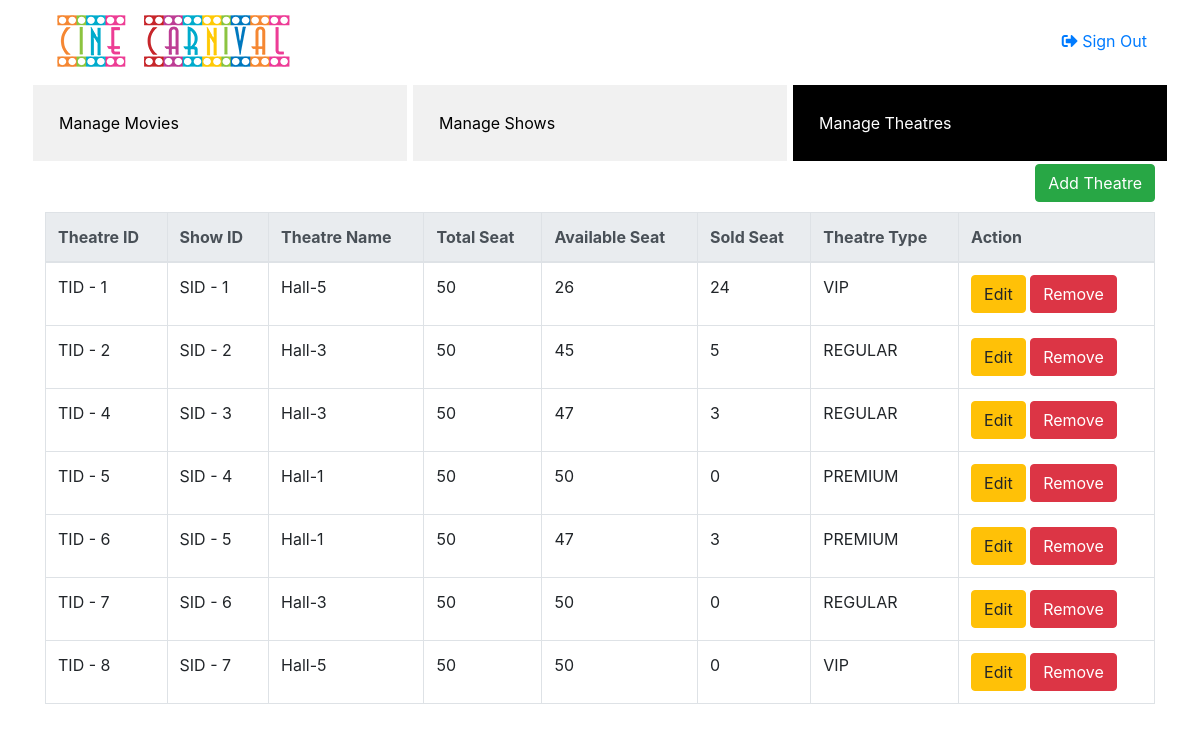
The app's page /PHP/Dash/theatre/index.php, older data.
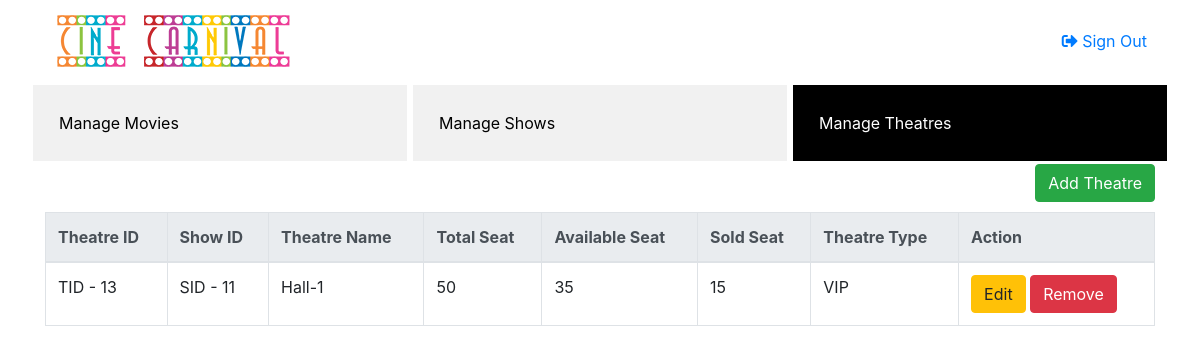
The same page, newer data.
### tables this page shows
CREATE TABLE `theatre` (
  `theatre_id` int(6) NOT NULL,
  `s_id` int(4) DEFAULT NULL,
  `theatre_name` varchar(30) NOT NULL,
  `total_seat` int(2) NOT NULL DEFAULT 50,
  `available_seat` int(2) NOT NULL DEFAULT 50,
  `sold_seat` int(2) DEFAULT 0,
  `theatre_type` varchar(20) NOT NULL
);

### PHP/Dash/theatre/index.php (the view, shortened to what this page needs)
<!DOCTYPE html>
<html lang="en">
	<head>
		<link rel="stylesheet" href="https://maxcdn.bootstrapcdn.com/bootstrap/4.4.1/css/bootstrap.min.css">
		<link rel="stylesheet" type="text/css" href="style.css">
		<link rel="stylesheet" href="https://cdnjs.cloudflare.com/ajax/libs/font-awesome/5.13.0/css/all.min.css">
	</head>
<body>
<header>
	<div class="d-flex flex-row flex-nowrap sm-flex-wrap  header-section container">
		<div class="p-2 mr-2">
			<a href="#"><img src="CineCarnival.png" alt="No Image..."></a>
		</div>
		<div class="p-2 align-self-center d-sm-none d-md-block d-none d-sm-block mr-0 pr-0">
		</div>
		<div class="p-2 align-self-center  mr-auto d-sm-none d-md-block d-none d-sm-block ml-0 pl-0">
		</div>
		<div class="p-2 align-self-center header-anchor">
		</div>
		<div class="p-2 align-self-center">
			<a href="..\..\SignInPage.php" style="text-decoration: none;"><i class="fas fa-sign-out-alt"></i>  Sign Out</a>
		</div>
	</div>
</header>
	<div class="container">
		<div class="row">
			<div class="col-lg-4 sidebar p-0">
			<a href="..\movie/index.php">Manage Movies</a>
			</div>
			<div class="col-lg-4 sidebar p-0">
			<a href="..\show/index.php">Manage Shows</a>
			</div>
			<div class="col-lg-4 sidebar p-0">
			<a class="active" href="index.php">Manage Theatres</a>
			</div>
		</div>
	</div>
	<div class="container">
		<button type="button" class="btn btn-success" style="float: right;" data-toggle="modal" data-target="#form_modal"> Add Theatre</button>
		<br /><br />
		<table class="table table-bordered">
			<thead class="thead-light">
				<tr>
					<th>Theatre ID</th>
					<th>Show ID</th>
					<th>Theatre Name</th>
					<th>Total Seat</th>
					<th>Available Seat</th>
					<th>Sold Seat</th>
					<th>Theatre Type</th>
					<th>Action</th>
				</tr>
			</thead>
			<tbody style="background-color:#fff;">
				<?php
					require 'conn.php';
					$query = mysqli_query($conn, "SELECT * FROM `theatre`") or die(mysqli_error());
					while($fetch = mysqli_fetch_array($query)){
				?>
				<tr>
					<td><?php echo "TID - ".$fetch['theatre_id']?></td>
					<td><?php echo "SID - ".$fetch['s_id']?></td>
					<td><?php echo $fetch['theatre_name']?></td>
					<td><?php echo $fetch['total_seat']?></td>
					<td><?php echo $fetch['available_seat']?></td>
					<td><?php echo $fetch['sold_seat']?></td>
					<td><?php echo $fetch['theatre_type']?></td>
					<td><button class="btn btn-warning" data-toggle="modal" type="button" data-target="#update_modal<?php echo $fetch['theatre_id']?>"> Edit</button>
					<a href="delete.php?delete=<?php echo $fetch['theatre_id']; ?>" class="btn btn-danger">Remove</a>
					</td>
				</tr>
				<?php
					include 'update_movie.php';
					}
				?>
</body>
</html>

Row changes from the older to the newer data that the page shows:
removed theatre: theatre_id "1", s "1", theatre_name "Hall-5", total_seat "50", available_seat "26", sold_seat "24", theatre_type "VIP"
removed theatre: theatre_id "2", s "2", theatre_name "Hall-3", total_seat "50", available_seat "45", sold_seat "5", theatre_type "REGULAR"
removed theatre: theatre_id "4", s "3", theatre_name "Hall-3", total_seat "50", available_seat "47", sold_seat "3", theatre_type "REGULAR"
removed theatre: theatre_id "5", s "4", theatre_name "Hall-1", total_seat "50", available_seat "50", sold_seat "0", theatre_type "PREMIUM"
removed theatre: theatre_id "6", s "5", theatre_name "Hall-1", total_seat "50", available_seat "47", sold_seat "3", theatre_type "PREMIUM"
removed theatre: theatre_id "7", s "6", theatre_name "Hall-3", total_seat "50", available_seat "50", sold_seat "0", theatre_type "REGULAR"
removed theatre: theatre_id "8", s "7", theatre_name "Hall-5", total_seat "50", available_seat "50", sold_seat "0", theatre_type "VIP"
added theatre: theatre_id "13", s "11", theatre_name "Hall-1", total_seat "50", available_seat "35", sold_seat "15", theatre_type "VIP"
